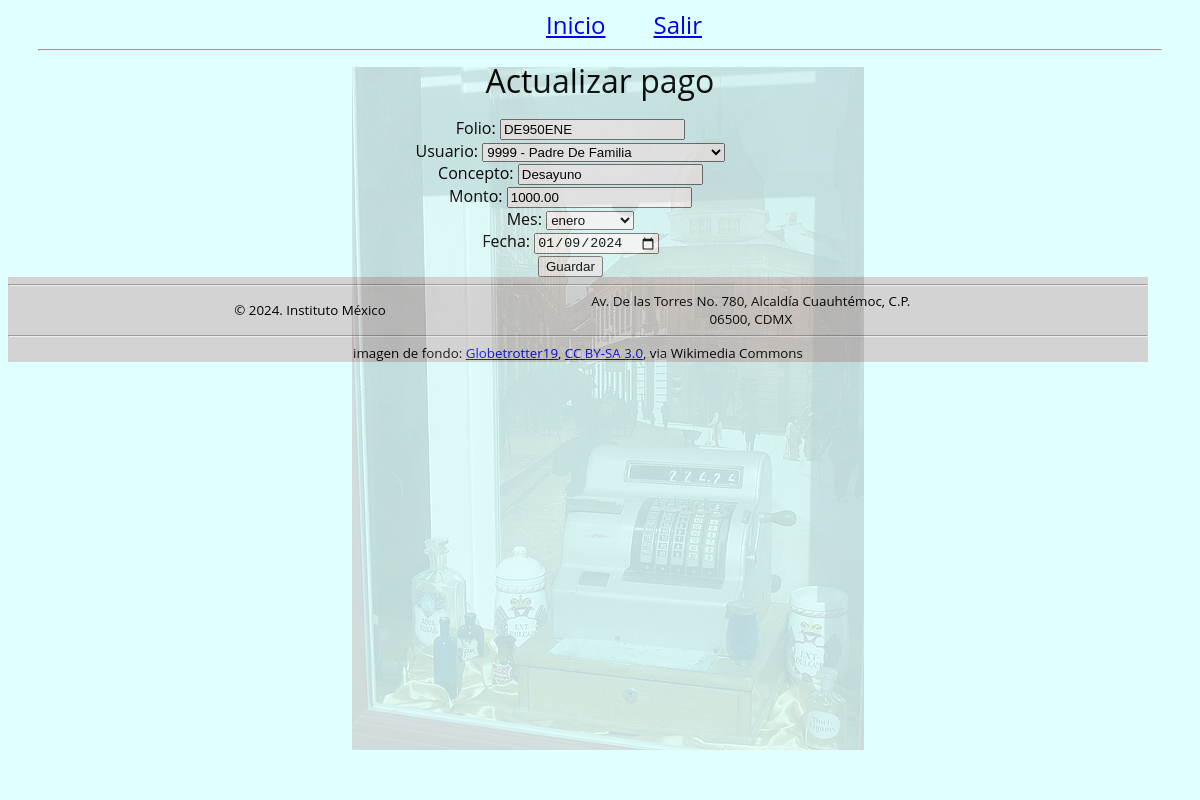
The page /pago/actualizar.php?folio=DE950ENE (signed in) on the database its author committed.
### tables this page shows
CREATE TABLE IF NOT EXISTS Pagos(
    FolioPago VARCHAR(10) NOT NULL PRIMARY KEY,
    IDUsuario CHAR(4) NOT NULL,
    Concepto VARCHAR(64) NULL,
    Monto DECIMAL(9,2) UNSIGNED NOT NULL,
    MesPagado int not null,
    FechaPago DATETIME NOT NULL
     
     
);

### comun/database.php (called while the page is built, shortened)
<?php
class Database{
    private $con;
    private $dbhost="localhost";
    private $dbname="id21258147_progweb2";
    private $dbuser="id21258147_administrador";
    private $dbpass="Progweb2#";
    function __destruct() {
        $this->con = null;
    }
    public function connect_db() {
        try {
            $this->con = new PDO("mysql:host=$this->dbhost;dbname=$this->dbname",
                $this->dbuser,
                $this->dbpass);
            $this->con->setAttribute(PDO::ATTR_ERRMODE, PDO::ERRMODE_EXCEPTION);
            $this->con->exec("Set character set utf8 ");
            return true;
        }
        catch(PDOException $e) {
            echo "Conexión a la base de datos falló. Eror: " . $e->getMessage();
        }
        return false;
    }
    public function query(string $statement) {
        return $this->con->query($statement);
    }
}
?>

### pago/pago.php (called while the page is built, shortened)
<?php
require_once $_SERVER["DOCUMENT_ROOT"] . '/comun/database.php';
class Pago extends Database {
    public function leerPagoDeBD($folio)
    {
        $sql = "SELECT * FROM Pagos where FolioPago='$folio'";
        $res = $this->query($sql);
        $row = $res->fetch();
        $pago = new Pago();
        $pago->asignarValores($row);
        return $pago;
    }
    public function asignarValores($arrValores)
    {
        $this->folio = $arrValores["FolioPago"];
        $this->concepto = $arrValores["Concepto"];
        $this->monto = $arrValores["Monto"];
        $this->mesPagado = $arrValores["MesPagado"];
        $this->fechaPago = substr($arrValores["FechaPago"], 0, 10);
    }
}
?>

### pago/form-pago.php (the view, shortened to what this page needs)
<?php include_once "pago.php" ?>
<form method="post">
    <div class="col-md-12">
        <label>Folio:</label>
        <input type="text" name="FolioPago" id="foliopago" value="<?php echo $pago->folio ?>" class='form-control' maxlength="10" required>
    </div>
    <div class="col-md-12">
        <label>Usuario:</label>
        <select name="IDUsuario" id="idusuario" class='form-control' required>
            <?php
                include('../usuario/option-usuario.php');
            ?>
        </select>
    </div>
    <div class="col-md-12">
        <label>Concepto:</label>
        <input type="text" name="Concepto" id="concepto" value="<?php echo $pago->concepto ?>" class='form-control' maxlength="64">
    </div>
    <div class="col-md-12">
        <label>Monto:</label>
        <input type="number" name="Monto" id="monto" value="<?php echo $pago->monto ?>" class='form-control' required>
    </div>
    <div class="col-md-12">
        <label>Mes:</label>
        <select name="MesPagado" id="mespagado" class="form-control">
            <?php
            foreach (Pago::$meses as $num => $nombre) {
                $selected = $num == $pago->mesPagado ? 'selected' : '';
            ?>
                <option value="<?= $num ?>" <?= $selected ?>><?= $nombre ?></option>
            <?php
            }
            ?>
        </select>
    </div>
    <div class="col-md-12">
        <label>Fecha:</label>
        <input type="date" name="FechaPago" id="fechapago" value="<?=$pago->fechaPago?>" class='form-control'>
    </div>
    <div class="col-md-12 pull-right">
        <button type="submit" class="btn btn-success">
            Guardar
        </button>
    </div>
</form>

### css/estilo.css (style rules this page uses)
body { background-color: lightcyan; color: darkmagenta; font-family: Ubuntu, 'open sans', Tahoma, Arial; }

### rows shown on the page
pagos: FolioPago "DE950ENE", Concepto "Desayuno", Monto "1000.00", FechaPago "01/09/2024"

### other values the page prints
form field IDUsuario "9999 - Padre De Familia"
form field MesPagado "enero"
